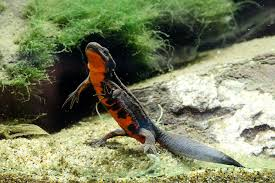
#> input picture src/imori.jpg, 275 x 183 px
$ python 5.py
#> lines starting #> are read from the running program, lines starting #| are printed output that depends on the picture
import cv2
import numpy as np

img = cv2.imread("imori.jpg").astype(np.float32) / 255.

# RGB > HSV
out = np.zeros_like(img)

max_v = np.max(img, axis=2).copy()
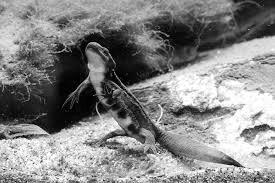
#> max_v: shape (183, 275) float32; min 0, max 1, mean 0.524
min_v = np.min(img, axis=2).copy()
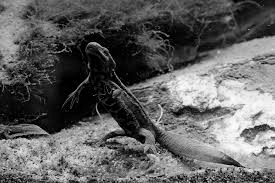
#> min_v: shape (183, 275) float32; min 0, max 0.996, mean 0.38
min_arg = np.argmin(img, axis=2)
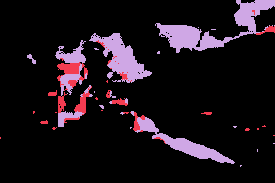
#> min_arg: shape (183, 275) int64; 3 distinct labels, from 0 to 2; one colour per label, 0 black

H = np.zeros_like(max_v)

H[np.where(max_v == min_v)] = 0
## if min == B
ind = np.where(min_arg == 0)
#> ind = 44048 positions, rows 0 to 182, columns 0 to 274
H[ind] = 60 * (img[..., 1][ind] - img[..., 2][ind]) / (max_v[ind] - min_v[ind]) + 60
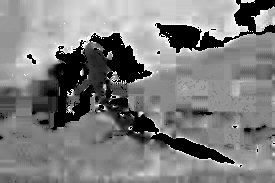
#> H: shape (183, 275) float32; 0.53% of the values are NaN or infinite; the others: min -3.81e-06, max 120, mean 59.99; drawn with min black, max white, NaN and infinite black
## if min == R
ind = np.where(min_arg == 2)
#> ind = 5114 positions, rows 0 to 166, columns 27 to 274
H[ind] = 60 * (img[..., 0][ind] - img[..., 1][ind]) / (max_v[ind] - min_v[ind]) + 180
## if min == G
ind = np.where(min_arg == 1)
#> ind = 1163 positions, rows 10 to 143, columns 0 to 274
H[ind] = 60 * (img[..., 2][ind] - img[..., 0][ind]) / (max_v[ind] - min_v[ind]) + 300

V = max_v.copy()
S = max_v.copy() - min_v.copy()

# Transpose Hue
H = (H + 180) % 360
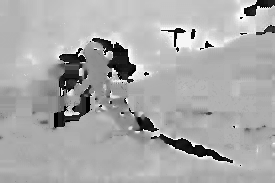
#> H: shape (183, 275) float32; 0.53% of the values are NaN or infinite; the others: min 0, max 356.2, mean 238.2; drawn with min black, max white, NaN and infinite black

# HSV > RGB

C = S
H_ = H / 60
X = C * (1 - np.abs(H_ % 2 - 1))
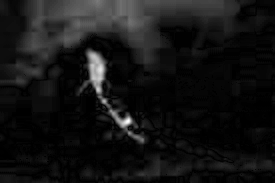
#> X: shape (183, 275) float32; 0.53% of the values are NaN or infinite; the others: min 0, max 0.573, mean 0.047; drawn with min black, max white, NaN and infinite black
Z = np.zeros_like(H)

vals = [[Z, X, C], [Z, C, X], [X, C, Z], [C, X, Z], [C, Z, X], [X, Z, C]]

for i in range(6):
    ind = np.where((i <= H_) & (H_ < (i + 1)))
    out[..., 0][ind] = (V - C)[ind] + vals[i][0][ind]
    out[..., 1][ind] = (V - C)[ind] + vals[i][1][ind]
    out[..., 2][ind] = (V - C)[ind] + vals[i][2][ind]
#> this loop made 6 passes
#> ind on passes 1 to 6: 2524 positions, rows 0 to 165, columns 58 to 274, 652 positions, rows 10 to 142, columns 58 to 274, 511 positions, rows 43 to 143, columns 0 to 274, 12231 positions, rows 42 to 182, columns 0 to 274, 31120 positions, rows 0 to 182, columns 0 to 274, 3021 positions, rows 0 to 166, columns 24 to 274
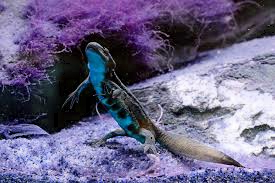
#> out: shape (183, 275, 3) float32; mean of channels 0, 1, 2 0.521, 0.392, 0.417; drawn as B, G, R

out[np.where(max_v == min_v)] = 0
out = (out * 255).astype(np.uint8)

# cv2.imwrite("imori_out.jpg", out)
cv2.imshow("imori", out)
cv2.waitKey(0)
cv2.destroyAllWindows()
